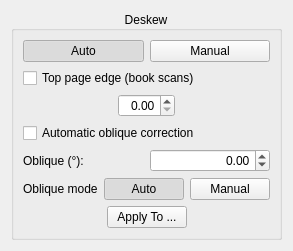
<?xml version="1.0" encoding="UTF-8"?>
<ui version="4.0">
 <class>deskew::OptionsWidget</class>
 <widget class="QWidget" name="deskew::OptionsWidget">
  <property name="geometry">
   <rect>
    <x>0</x>
    <y>0</y>
    <width>220</width>
    <height>146</height>
   </rect>
  </property>
  <property name="windowTitle">
   <string>Form</string>
  </property>
  <layout class="QVBoxLayout">
   <item>
    <widget class="CollapsibleGroupBox" name="deskewGroupBox">
     <property name="title">
      <string>Deskew</string>
     </property>
     <property name="alignment">
      <set>Qt::AlignCenter</set>
     </property>
     <layout class="QVBoxLayout" name="verticalLayout">
      <item>
       <layout class="QHBoxLayout">
        <item>
         <widget class="QPushButton" name="autoBtn">
          <property name="text">
           <string>Auto</string>
          </property>
          <property name="checkable">
           <bool>true</bool>
          </property>
          <property name="checked">
           <bool>true</bool>
          </property>
          <property name="autoExclusive">
           <bool>true</bool>
          </property>
         </widget>
        </item>
        <item>
         <widget class="QPushButton" name="manualBtn">
          <property name="text">
           <string>Manual</string>
          </property>
          <property name="checkable">
           <bool>true</bool>
          </property>
          <property name="autoExclusive">
           <bool>true</bool>
          </property>
         </widget>
        </item>
       </layout>
      </item>
      <item>
       <widget class="QCheckBox" name="topEdgeCheckBox">
        <property name="toolTip">
         <string>Use the top page edge for deskew (recommended for book scans with dark background).</string>
        </property>
        <property name="text">
         <string>Top page edge (book scans)</string>
        </property>
        <property name="checked">
         <bool>false</bool>
        </property>
       </widget>
      </item>
      <item>
       <layout class="QHBoxLayout">
        <item>
         <spacer>
          <property name="orientation">
           <enum>Qt::Horizontal</enum>
          </property>
          <property name="sizeHint" stdset="0">
           <size>
            <width>1</width>
            <height>1</height>
           </size>
          </property>
         </spacer>
        </item>
        <item>
         <widget class="QDoubleSpinBox" name="angleSpinBox">
          <property name="alignment">
           <set>Qt::AlignRight|Qt::AlignTrailing|Qt::AlignVCenter</set>
          </property>
          <property name="singleStep">
           <double>0.010000000000000</double>
          </property>
         </widget>
        </item>
        <item>
         <spacer>
          <property name="orientation">
           <enum>Qt::Horizontal</enum>
          </property>
          <property name="sizeHint" stdset="0">
           <size>
            <width>1</width>
            <height>1</height>
           </size>
          </property>
         </spacer>
        </item>
       </layout>
      </item>
      <item>
       <widget class="QCheckBox" name="autoObliqueCheckBox">
        <property name="toolTip">
         <string>When deskew mode is Auto, run automatic oblique (shear) correction. Disable for pages that only need rotation.</string>
        </property>
        <property name="text">
         <string>Automatic oblique correction</string>
        </property>
       </widget>
      </item>
      <item>
       <layout class="QHBoxLayout">
        <item>
         <widget class="QLabel" name="obliqueLabel">
          <property name="text">
           <string>Oblique (°):</string>
          </property>
         </widget>
        </item>
        <item>
         <widget class="QDoubleSpinBox" name="obliqueSpinBox">
          <property name="alignment">
           <set>Qt::AlignRight|Qt::AlignTrailing|Qt::AlignVCenter</set>
          </property>
          <property name="minimum">
           <double>-5.000000000000000</double>
          </property>
          <property name="maximum">
           <double>5.000000000000000</double>
          </property>
          <property name="singleStep">
           <double>0.100000000000000</double>
          </property>
         </widget>
        </item>
       </layout>
      </item>
      <item>
       <layout class="QHBoxLayout" name="horizontalLayout_oblique_mode">
        <item>
         <widget class="QLabel" name="obliqueModeLabel">
          <property name="text">
           <string>Oblique mode</string>
          </property>
         </widget>
        </item>
        <item>
         <widget class="QPushButton" name="obliqueAutoBtn">
          <property name="text">
           <string>Auto</string>
          </property>
          <property name="toolTip">
           <string>Automatically estimate oblique (shear) correction.</string>
          </property>
          <property name="checkable">
           <bool>true</bool>
          </property>
          <property name="checked">
           <bool>true</bool>
          </property>
          <property name="autoExclusive">
           <bool>true</bool>
          </property>
         </widget>
        </item>
        <item>
         <widget class="QPushButton" name="obliqueManualBtn">
          <property name="text">
           <string>Manual</string>
          </property>
          <property name="toolTip">
           <string>Keep the oblique angle set in the spin box.</string>
          </property>
          <property name="checkable">
           <bool>true</bool>
          </property>
          <property name="autoExclusive">
           <bool>true</bool>
          </property>
         </widget>
        </item>
       </layout>
      </item>
      <item>
       <layout class="QHBoxLayout" name="horizontalLayout">
        <item>
         <spacer name="horizontalSpacer_9">
          <property name="orientation">
           <enum>Qt::Horizontal</enum>
          </property>
          <property name="sizeHint" stdset="0">
           <size>
            <width>1</width>
            <height>1</height>
           </size>
          </property>
         </spacer>
        </item>
        <item>
         <widget class="QPushButton" name="applyDeskewBtn">
          <property name="text">
           <string>Apply To ...</string>
          </property>
         </widget>
        </item>
        <item>
         <spacer name="horizontalSpacer_10">
          <property name="orientation">
           <enum>Qt::Horizontal</enum>
          </property>
          <property name="sizeHint" stdset="0">
           <size>
            <width>1</width>
            <height>1</height>
           </size>
          </property>
         </spacer>
        </item>
       </layout>
      </item>
     </layout>
    </widget>
   </item>
   <item>
    <spacer>
     <property name="orientation">
      <enum>Qt::Vertical</enum>
     </property>
     <property name="sizeHint" stdset="0">
      <size>
       <width>1</width>
       <height>1</height>
      </size>
     </property>
    </spacer>
   </item>
  </layout>
 </widget>
 <customwidgets>
  <customwidget>
   <class>CollapsibleGroupBox</class>
   <extends>QGroupBox</extends>
   <header location="global">CollapsibleGroupBox.h</header>
   <container>1</container>
  </customwidget>
 </customwidgets>
 <resources/>
 <connections/>
</ui>
